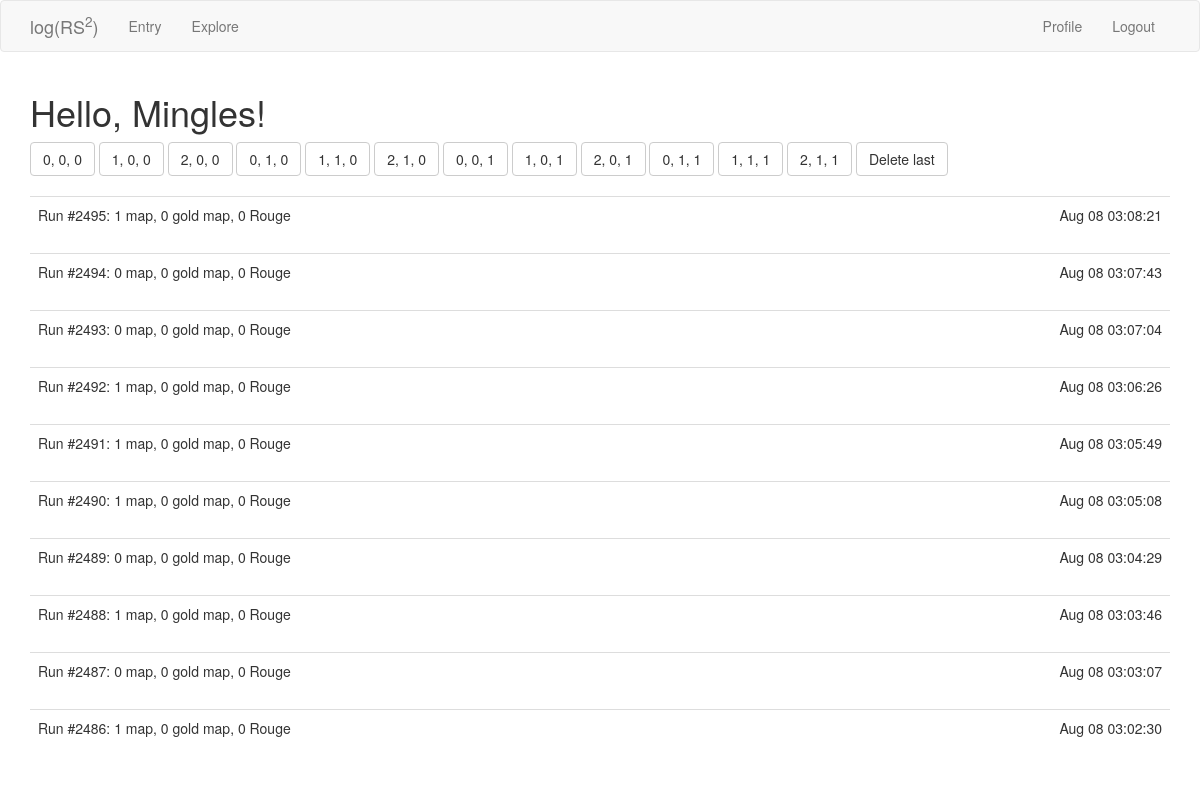
Page /entry/map (signed in) on the committed database.
### app/models.py (models this page shows, shortened)
class User(UserMixin, db.Model):
    id = db.Column(db.Integer, primary_key=True)
    username = db.Column(db.String(64), index=True, unique=True)
    email = db.Column(db.String(128), index=True, unique=True)
    password_hash = db.Column(db.String(128))
    last_seen = db.Column(db.DateTime, default=datetime.utcnow)
    map_drops = db.relationship('MapDrop', backref='player', lazy='dynamic')
    treasure_drops = db.relationship('TreasureDrop', backref='player', lazy='dynamic')

class MapDrop(db.Model):
    id = db.Column(db.Integer, primary_key=True)
    map = db.Column(db.Integer)
    gold_map = db.Column(db.Integer)
    rouge = db.Column(db.Integer)
    time = db.Column(db.DateTime, index=True, default=datetime.utcnow)
    user_id = db.Column(db.Integer, db.ForeignKey('user.id'))
    run = db.Column(db.Integer)

### app/routes.py (the view, shortened to what this page needs)
@app.route('/entry/map', methods=['GET', 'POST'])
@login_required
def entry():
    mapdrops = current_user.map_drops.order_by(MapDrop.time.desc()).limit(app.config['MAPDROPS_PER_PAGE']).all()
    form = MapDropForm()
    return render_template('entry.html', title='Entry', mapdrops=mapdrops, form=form)

### app/forms.py
class MapDropForm(FlaskForm):
    m0g0r0 = SubmitField('0, 0, 0')
    m1g0r0 = SubmitField('1, 0, 0')
    m2g0r0 = SubmitField('2, 0, 0')
    m0g1r0 = SubmitField('0, 1, 0')
    m1g1r0 = SubmitField('1, 1, 0')
    m2g1r0 = SubmitField('2, 1, 0')
    m0g0r1 = SubmitField('0, 0, 1')
    m1g0r1 = SubmitField('1, 0, 1')
    m2g0r1 = SubmitField('2, 0, 1')
    m0g1r1 = SubmitField('0, 1, 1')
    m1g1r1 = SubmitField('1, 1, 1')
    m2g1r1 = SubmitField('2, 1, 1')
    delete = SubmitField('Delete last')

### app/models.py (called while the page is built)
@login.user_loader
def load_user(id):
    return User.query.get(int(id))

### app/routes.py (called while the page is built)
@app.before_request
def before_request():
    if current_user.is_authenticated:
        current_user.last_seen = datetime.utcnow()
        db.session.commit()

### app/templates/entry.html (shortened to what this page needs)
{% extends "base.html" %}
{% import "bootstrap/wtf.html" as wtf %}
{% block app_content %}
    {% if not user_unknown %}
        <h1>Hello, {{ current_user.username }}!</h1>
    {% endif %}
    {% if form %}
        {{ wtf.quick_form(form) }}
        <br>
    {% endif %}
    {% for mapdrop in mapdrops %}
        {% include "_mapdrop.html" %}
    {% endfor %}
{% endblock %}

### app/templates/base.html (shortened to what this page needs)
{% extends 'bootstrap/base.html' %}
{% block navbar %}
    <nav class="navbar navbar-default">
        <div class="container">
            <div class="navbar-header">
                <a class="navbar-brand" href="{{ url_for('index') }}">log(RS<sup>2</sup>)</a>
            </div>
            <div class="collapse navbar-collapse" id="bs-example-navbar-collapse-1">
                <ul class="nav navbar-nav">
                    <li><a href="{{ url_for('entry') }}">Entry</a></li>
                    <li><a href="{{ url_for('explore') }}">Explore</a></li>
                </ul>
                <ul class="nav navbar-nav navbar-right">
                    {% if current_user.is_anonymous %}
                    <li><a href="{{ url_for('login') }}">Login</a></li>
                    {% else %}
                    <li><a href="{{ url_for('user', username=current_user.username) }}">Profile</a></li>
                    <li><a href="{{ url_for('logout') }}">Logout</a></li>
                    {% endif %}
                </ul>
            </div>
        </div>
    </nav>
{% endblock %}
{%block content %}
    <div class="container">
        {% block app_content %}{% endblock %}
    </div>
{% endblock %}

### app/templates/_mapdrop.html (shortened to what this page needs)
<table class="table table-hover">
    <tr>
        <td>
            Run #{{ mapdrop.run }}:
            {{ mapdrop.map }} map, {{ mapdrop.gold_map }} gold map, {{ mapdrop.rouge }} Rouge
        </td>
        <td align="right">
            {{ moment(mapdrop.time).format('MMM DD HH:mm:ss') }}
        </td>
    </tr>
</table>

### rows in the picture
User: username "Mingles"
MapDrop: run "2495", map "1", gold_map "0", rouge "0", time "Aug 08 03:08:21"
MapDrop: run "2494", map "0", gold_map "0", rouge "0", time "Aug 08 03:07:43"
MapDrop: run "2493", map "0", gold_map "0", rouge "0", time "Aug 08 03:07:04"
MapDrop: run "2492", map "1", gold_map "0", rouge "0", time "Aug 08 03:06:26"
MapDrop: run "2491", map "1", gold_map "0", rouge "0", time "Aug 08 03:05:49"
MapDrop: run "2490", map "1", gold_map "0", rouge "0", time "Aug 08 03:05:08"
MapDrop: run "2489", map "0", gold_map "0", rouge "0", time "Aug 08 03:04:29"
MapDrop: run "2488", map "1", gold_map "0", rouge "0", time "Aug 08 03:03:46"
MapDrop: run "2487", map "0", gold_map "0", rouge "0", time "Aug 08 03:03:07"
MapDrop: run "2486", map "1", gold_map "0", rouge "0", time "Aug 08 03:02:30"
